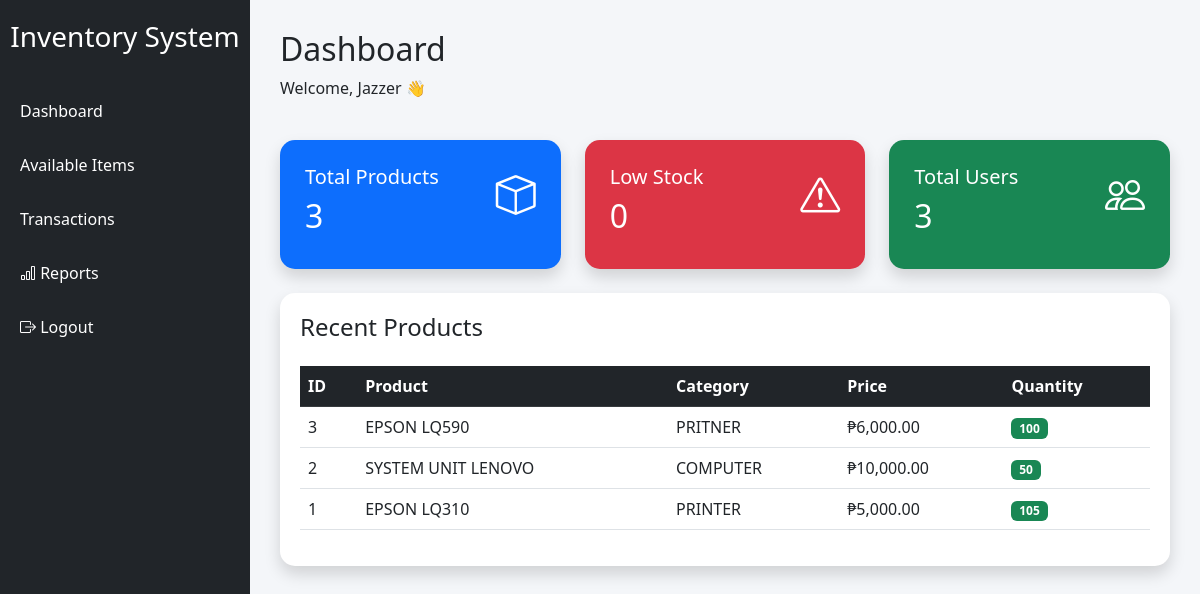
/pages/dashboard.php (signed in), run on the app's committed database.
### tables this page shows
CREATE TABLE `products` (
  `product_id` int(11) NOT NULL,
  `product_name` varchar(100) NOT NULL,
  `category` varchar(50) DEFAULT NULL,
  `price` decimal(10,2) DEFAULT NULL,
  `quantity` int(11) DEFAULT 0,
  `supplier_id` int(11) DEFAULT NULL,
  `created_at` timestamp NOT NULL DEFAULT current_timestamp()
);

### pages/dashboard.php (the view, shortened to what this page needs)
<?php
include('../config/database.php');
$total_products = mysqli_num_rows(
    mysqli_query($conn, "SELECT * FROM products")
);
$low_stock = mysqli_num_rows(
    mysqli_query($conn, "SELECT * FROM products WHERE quantity <= 5")
);
$total_users = mysqli_num_rows(
    mysqli_query($conn, "SELECT * FROM users")
);
?>
<!DOCTYPE html>
<html>
<head>
    <link href="https://cdn.jsdelivr.net/npm/bootstrap@5.3.0/dist/css/bootstrap.min.css" rel="stylesheet">
    <link rel="stylesheet"
    href="https://cdn.jsdelivr.net/npm/bootstrap-icons@1.10.5/font/bootstrap-icons.css">
</head>
<body>
<div class="sidebar">
    <h3>Inventory System</h3>
    <a href="dashboard.php">
        Dashboard
    </a>
    <a href="available_items.php">
        Available Items
    </a>
    <a href="transaction.php">
        Transactions
    </a>
    <a href="reports.php">
        <i class="bi bi-bar-chart"></i>
        Reports
    </a>
    <a href="../auth/logout.php">
        <i class="bi bi-box-arrow-right"></i>
        Logout
    </a>
</div>
<div class="content">
    <div class="d-flex justify-content-between align-items-center mb-4">
        <div>
            <h2>Dashboard</h2>
            <p>Welcome, <?php echo $_SESSION['username']; ?> 👋</p>
        </div>
    </div>
    <div class="row">
        <div class="col-md-4 mb-4">
            <div class="card-box bg-blue shadow">
                <div class="d-flex justify-content-between">
                    <div>
                        <h5>Total Products</h5>
                        <h2><?php echo $total_products; ?></h2>
                    </div>
                    <i class="bi bi-box"></i>
                </div>
            </div>
        </div>
        <div class="col-md-4 mb-4">
            <div class="card-box bg-red shadow">
                <div class="d-flex justify-content-between">
                    <div>
                        <h5>Low Stock</h5>
                        <h2><?php echo $low_stock; ?></h2>
                    </div>
                    <i class="bi bi-exclamation-triangle"></i>
                </div>
            </div>
        </div>
        <div class="col-md-4 mb-4">
            <div class="card-box bg-green shadow">
                <div class="d-flex justify-content-between">
                    <div>
                        <h5>Total Users</h5>
                        <h2><?php echo $total_users; ?></h2>
                    </div>
                    <i class="bi bi-people"></i>
                </div>
            </div>
        </div>
    </div>
    <div class="table-container shadow">
        <h4 class="mb-4">Recent Products</h4>
        <table class="table table-hover">
            <thead class="table-dark">
                <tr>
                    <th>ID</th>
                    <th>Product</th>
                    <th>Category</th>
                    <th>Price</th>
                    <th>Quantity</th>
                </tr>
            </thead>
            <tbody>
            <?php
            $products = mysqli_query($conn,
            "SELECT * FROM products ORDER BY product_id DESC LIMIT 5");
            while($row = mysqli_fetch_assoc($products)):
            ?>
                <tr>
                    <td><?php echo $row['product_id']; ?></td>
                    <td><?php echo $row['product_name']; ?></td>
                    <td><?php echo $row['category']; ?></td>
                    <td>₱<?php echo number_format($row['price'], 2); ?></td>
                    <td>
                        <?php
                        if($row['quantity'] <= 5){
                            echo "<span class='badge bg-danger'>";
                            echo $row['quantity'] . " Low";
                            echo "</span>";
                        } else {
                            echo "<span class='badge bg-success'>";
                            echo $row['quantity'];
                            echo "</span>";
                        }
                        ?>
                    </td>
                </tr>
            <?php endwhile; ?>
            </tbody>
        </table>
    </div>
</div>
</body>
</html>

### pages/dashboard.php (style rules this page uses)
body { background-color: #f4f6f9; }
.sidebar { width: 250px; height: 100vh; position: fixed; background: #212529; padding-top: 20px; }
.sidebar h3 { color: white; text-align: center; margin-bottom: 30px; }
.sidebar a { color: white; display: block; padding: 15px 20px; text-decoration: none; transition: 0.3s; }
.content { margin-left: 250px; padding: 30px; }
.card-box { border: none; border-radius: 15px; color: white; padding: 25px; }
.bg-blue { background: #0d6efd; }
.bg-green { background: #198754; }
.bg-red { background: #dc3545; }
.card-box i { font-size: 40px; }
.table-container { background: white; border-radius: 15px; padding: 20px; }

### data on the page
products: product_id "3", product_name "EPSON LQ590", category "PRITNER", price "6,000.00", quantity "100"
products: product_id "2", product_name "SYSTEM UNIT LENOVO", category "COMPUTER", price "10,000.00", quantity "50"
products: product_id "1", product_name "EPSON LQ310", category "PRINTER", price "5,000.00", quantity "105"

### other printed values
$_SESSION['username'] "Jazzer"
$total_products "3"
$low_stock "0"
$total_users "3"
